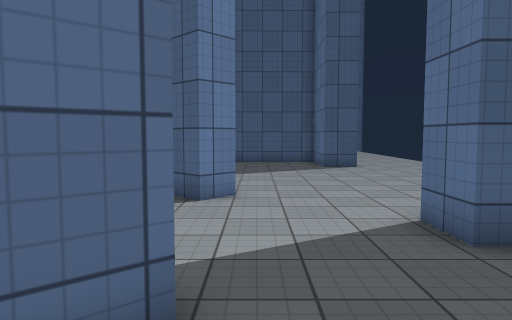
view 1 (above)

24 first-person views from a walk through a 3-D level made in the Unity game engine. The camera is 1.4 m above the floor, tilts 4° down and sees 70° across. The floor is counted in squares, 1 m on a side. Each view is taken from the middle of a square. On the plan, view 1 faces up. The plan holds only what a view shows up to about 16 squares ahead; the rest is blank. The place goes on beyond the plan. The player character is not drawn. Surface patterns are stand-ins for the level's own textures.

view 2
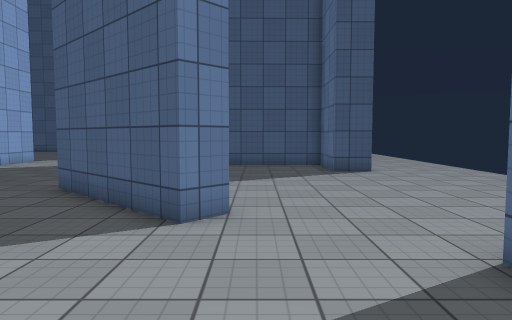

view 3
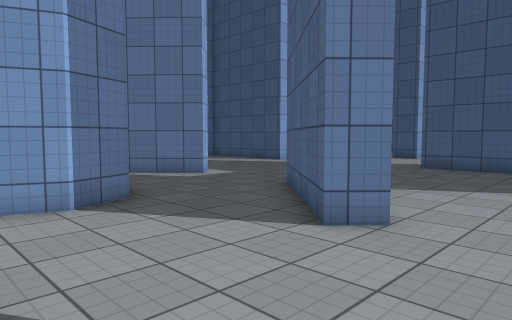

view 4
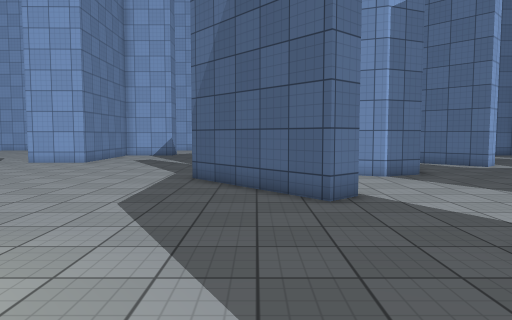

view 5
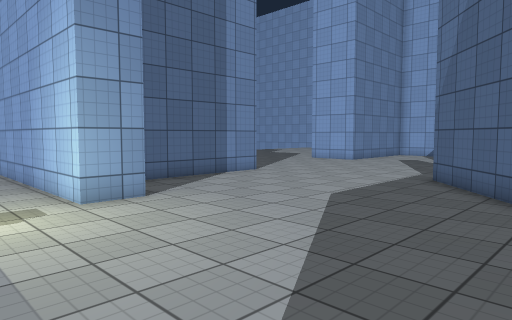

view 6
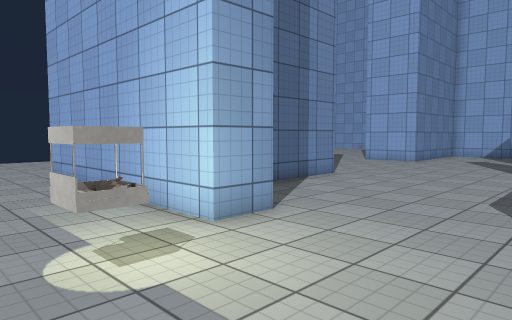

view 7
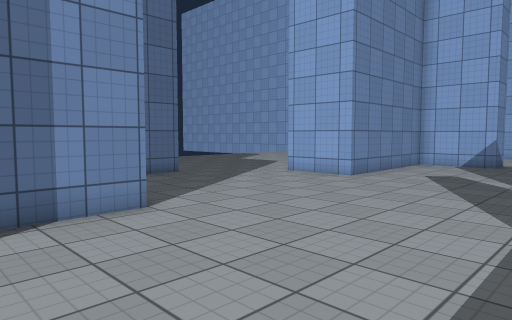

view 8
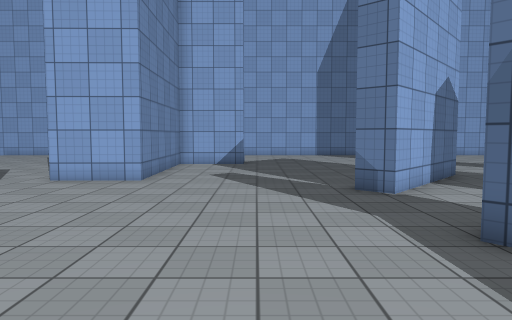

view 9
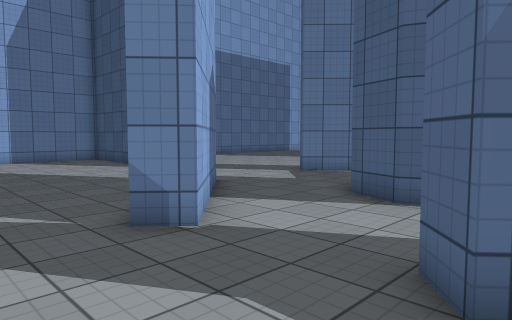

view 10
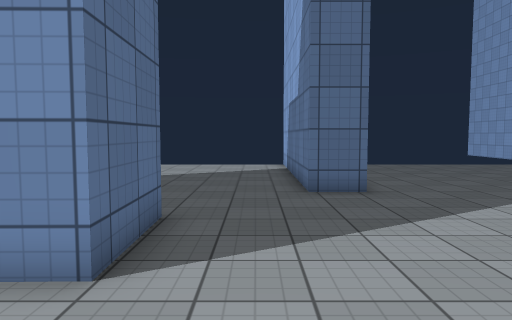

view 11
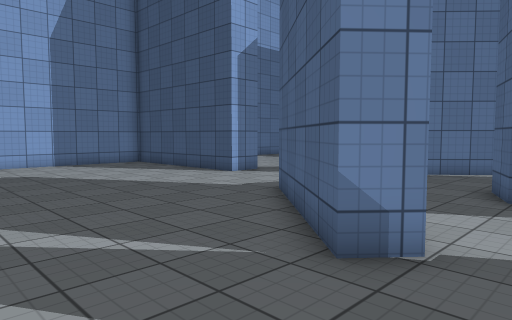

view 12
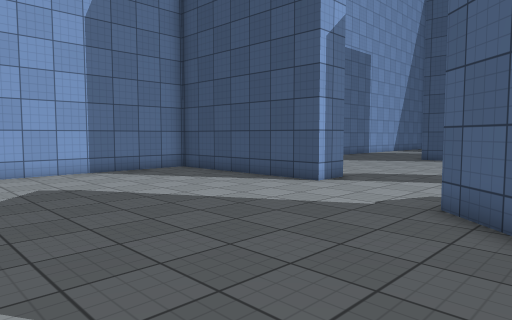

view 13
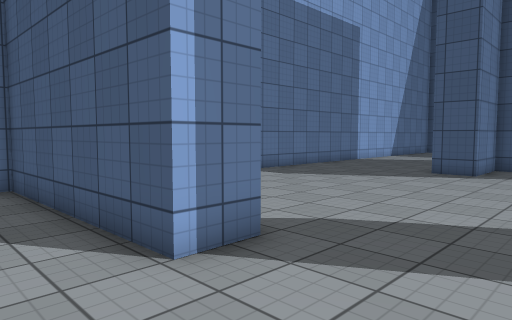

view 14
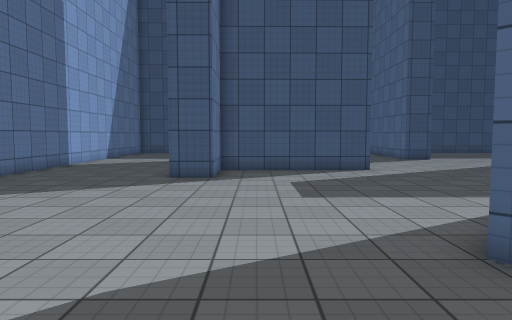

view 15
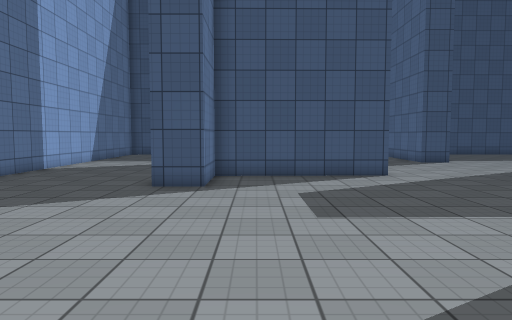

view 16
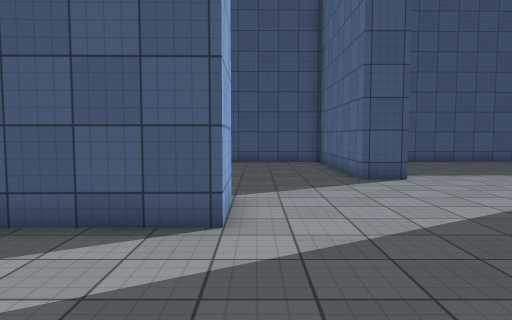

view 17
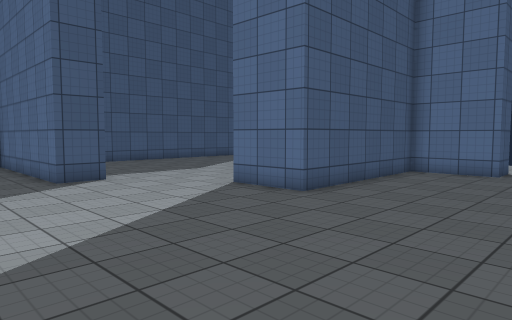

view 18
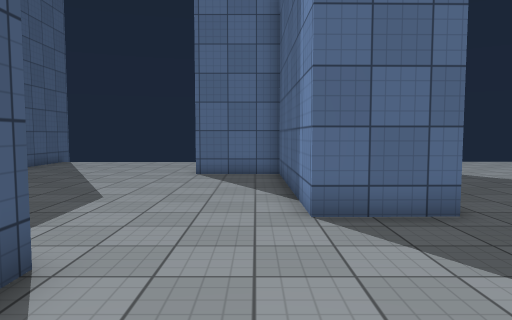

view 19
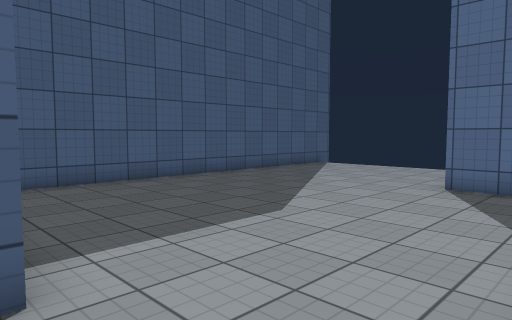

view 20
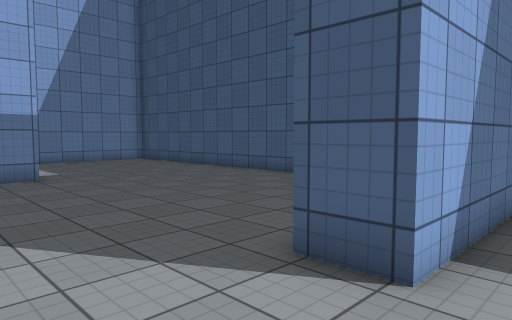

view 21
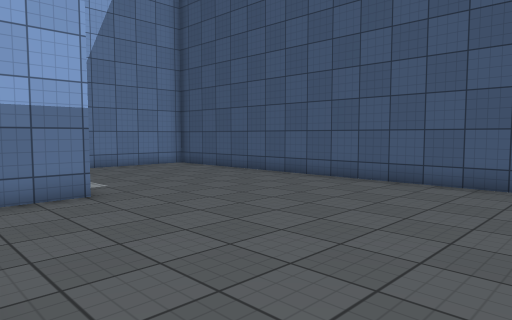

view 22
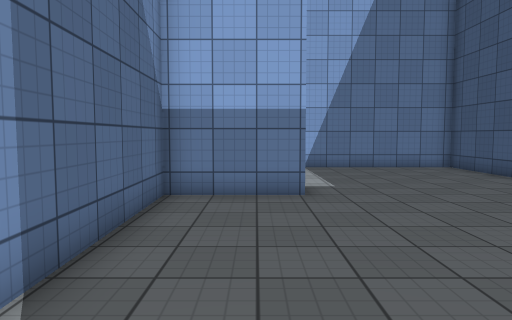

view 23
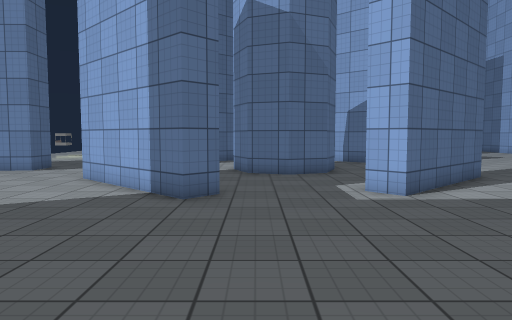

view 24
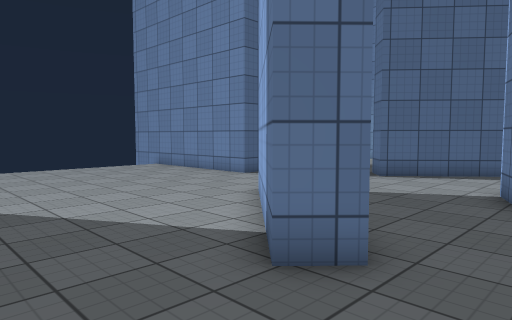

### Floor plan
Points are (right, up) in squares from view 1. A wall is a line through its corners. A room is listed if a view was taken in it or the views show most of it. See-through windows are left out.
Room 1 (views 1, 2, 3, 4, 5, 6, 7, 8, 9, 10, 11, 12, 13, 14, 15, 16, 17, 18, 19, 20, 21, 22, 23, 24)
walls: (-12.7, 7.3) (-13.4, 8) (-9.4, 11.8) (-8.7, 11) (-12.7, 7.3); (-6.7, 3.4) (-7.1, 3.2) (-8.6, 3.8) (-9.2, 5.3) (-8.6, 6.7) (-7.1, 7.3) (-5.7, 6.7) (-5.1, 5.3) (-5.5, 4.2); (-12.7, 3) (-8.5, -0.7) (-9.2, -1.5) (-13.4, 2.2); (-5.1, 11.5) (-4.4, 12.2) (-0.4, 8.3) (-1.1, 7.6) (-5.1, 11.5); (-4.2, 0.7) (-1.2, 3.3) (-0.6, 2.6) (-4.7, -1) (-5.4, -0.2); (-17.4, 5.6) (-17.4, 4.2) (-24.6, 4.1) (-24.6, -2.6); (3.2, 4.5) (2.7, 4.5) (2.7, 5.9) (6.7, 6); (-18.9, -4.6) (-17.4, -4.6) (-17.4, -6.4); (4.5, 15.8) (3, 15.8) (3, 18.6) (-3.8, 18.5) (-3.9, 21.1) (3, 21.2) (3, 24.2); (-16.1, -7.6) (-11.1, -7.5) (-11.1, -10.3); (2.9, -4.6) (4.4, -4.6) (4.4, -13); (-24.6, 14.1) (-24.6, 12.9); (-3.4, -10.3) (-3.4, -7.4) (1.5, -7.3); (-17.4, 24.2) (-17.4, 20.9) (-11.5, 21) (-11.5, 18.4) (-17.4, 18.3) (-17.4, 15.8) (-18.9, 15.8); (-7.8, -12.9) (-6.3, -12.9) (-6.3, -19.8); (-6.3, 28.5) (-6.3, 24.3) (-7.7, 24.3) (-7.7, 31.6); (-24.6, 22.1) (-24.6, 16.2); (-10.8, 31.5) (-24.6, 31.3) (-24.6, 25.1); (6.1, 31.8) (-4.8, 31.6)
objects: other object (6, -4) to (7, -4)

Positions as (right, up) in squares from view 1, and headings:
1: (0, 0), facing up
2: (0, 2), facing up
3: (2, 3), facing up-left
4: (7, 1), facing left
5: (7, 3), facing down-left
6: (8, 0), facing down-left
7: (0, -1), facing down-left
8: (0, -4), facing left
9: (-4, -4), facing up-left
10: (-5, -4), facing down
11: (-7, -5), facing up-left
12: (-11, -5), facing up-left
13: (-14, 2), facing up-left
14: (-16, 4), facing up
15: (-16, 6), facing up
16: (-11, 13), facing up
17: (-11, 13), facing up-right
18: (-10, 22), facing right
19: (-7, 21), facing up-right
20: (-5, 21), facing up-left
21: (-9, 21), facing up-left
22: (-9, 23), facing left
23: (-6, 20), facing down
24: (-7, 15), facing down-right
